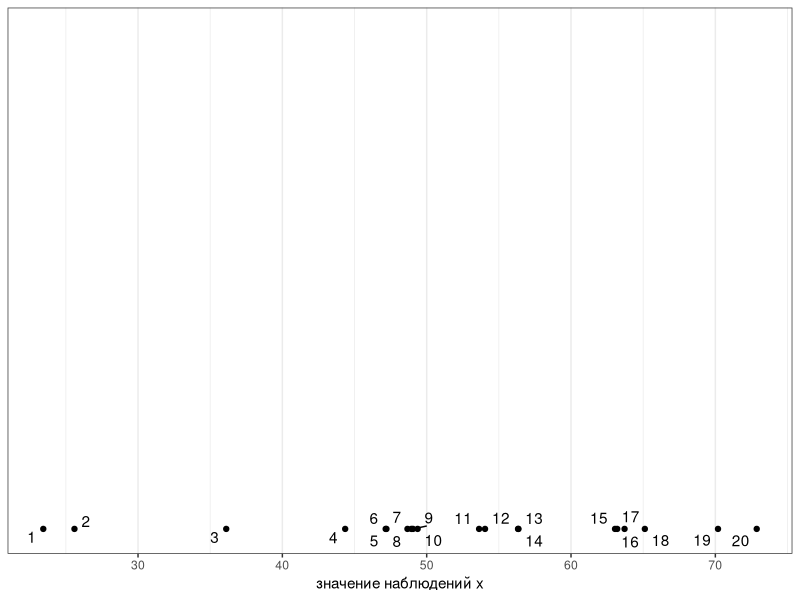
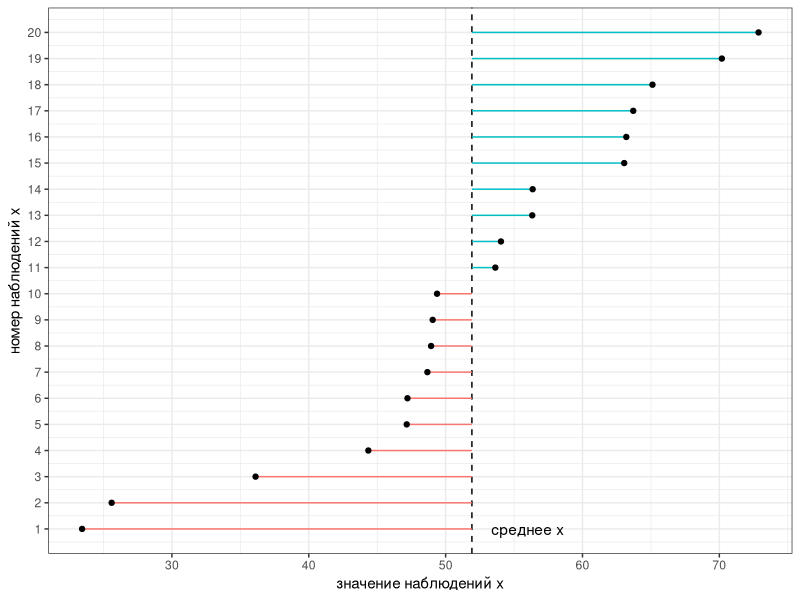
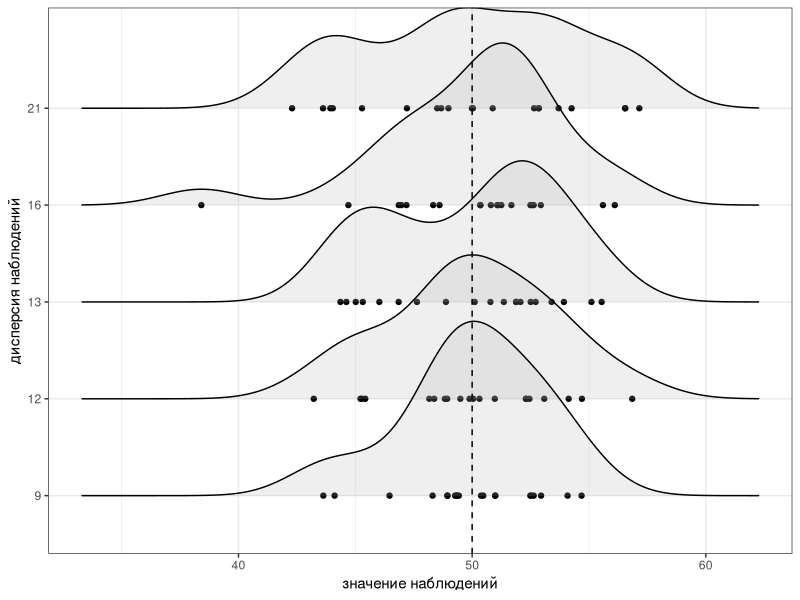
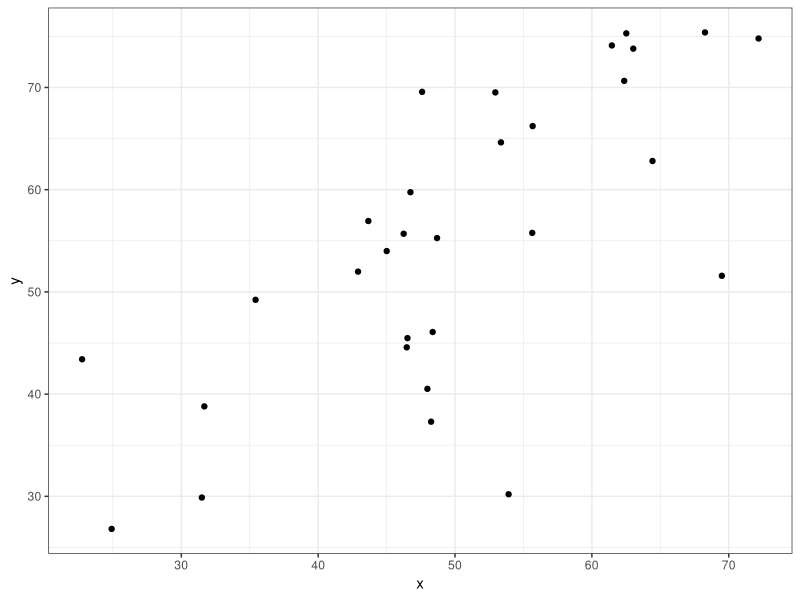
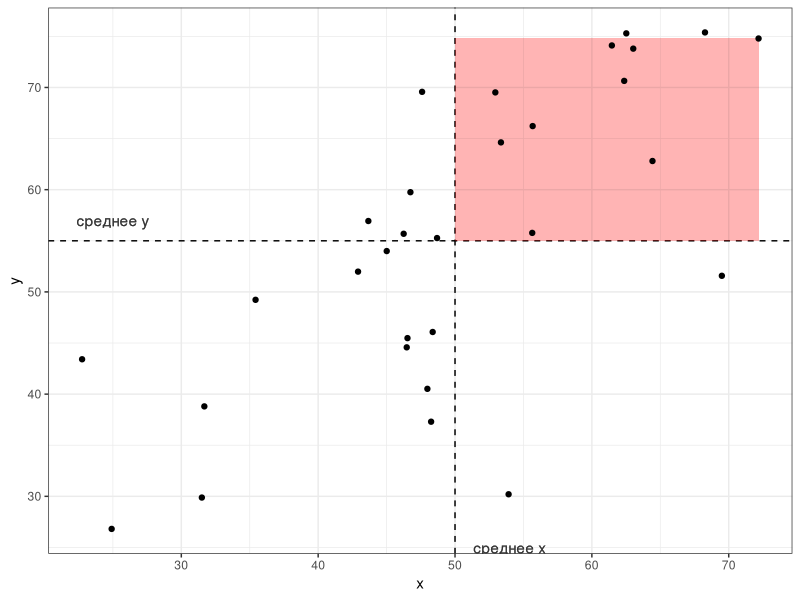
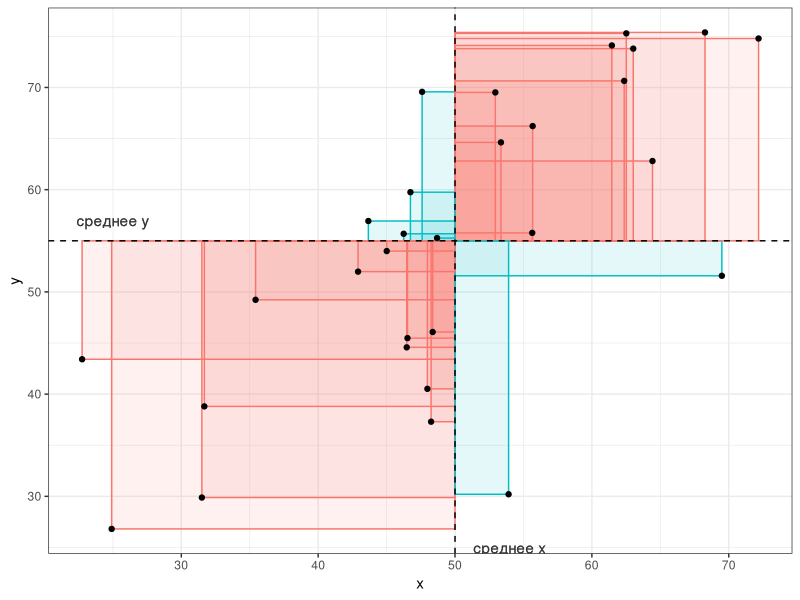
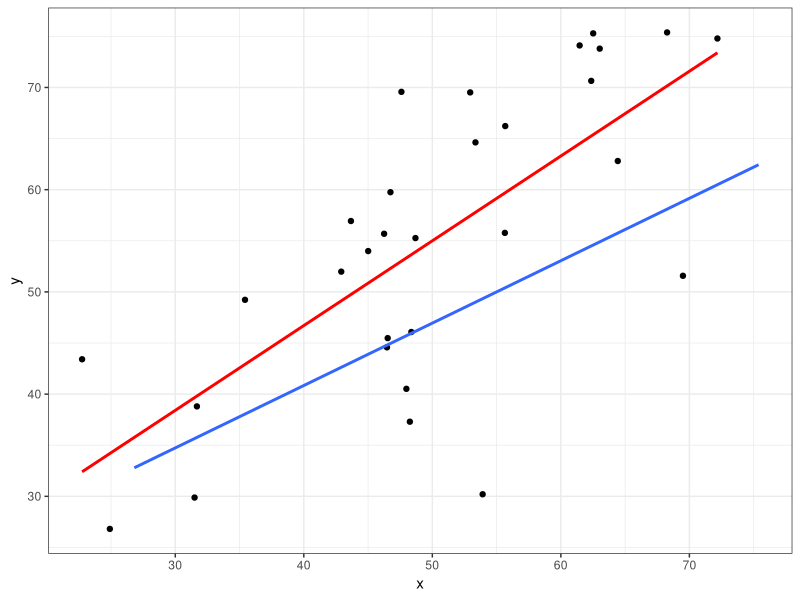

Here is the R script that generated these plots, in order:
## ---- chunk 1
library(tidyverse)
theme_set(theme_bw())
## ---- chunk 2
set.seed(42)
df <- tibble(x = sort(rnorm(20, mean = 50, sd = 10)), 
             y = seq_along(x))
df %>% 
  ggplot(aes(x))+
  geom_point(y = 0)+
  ggrepel::geom_text_repel(aes(label = y), y = 0)+
  labs(x = "значение наблюдений x")
## ---- chunk 3
df %>% 
  mutate(positive_negative = x > mean(x)) %>% 
  ggplot(aes(x, y))+
  geom_vline(aes(xintercept = mean(x)), linetype = 2)+
  geom_linerange(aes(xmin = x, 
                     xmax = mean(x), 
                     color = positive_negative),
                 show.legend = FALSE) + 
  annotate(geom = "text", x = 56, y = 1, label = "среднее x")+
  geom_point()+
  scale_y_continuous(breaks = df$y)+
  labs(y = "номер наблюдений x",
       x = "значение наблюдений x")
## ---- chunk 4
set.seed(42)
map_dfr(1:5*5, function(x){
  tibble(x = rnorm(20, mean = 50, sd = sqrt(x)),
         var = round(var(x)))
}) %>% 
  group_by(var) %>% 
  mutate(x = x - mean(x)+50) %>% 
  ggplot(aes(x, factor(var)))+
  geom_point()+
  ggridges::geom_density_ridges(alpha = 0.2)+
  geom_vline(aes(xintercept = mean(x)), linetype = 2)+
  labs(x = "значение наблюдений",
       y = "дисперсия наблюдений")
## ---- chunk 5
set.seed(42)
x <- rnorm(20, mean = 50, sd = 10)
var(x)
## ---- chunk 6
var(x) == sum((x - mean(x))^2)/(length(x)-1)
## ---- chunk 7
sqrt(var(x))
sd(x)
## ---- chunk 8
set.seed(42)
tibble(x = rnorm(30, mean = 50, sd = 10), 
       y = x + rnorm(30, sd = 10)) %>% 
  mutate(x = x - mean(x)+ 50,
         y = y - mean(y)+ 55) ->
  df

df %>% 
  ggplot(aes(x, y))+
  geom_point()
## ---- chunk 9
df %>% 
  ggplot(aes(x, y))+
  geom_hline(aes(yintercept = mean(y)), linetype = 2)+
  geom_vline(aes(xintercept = mean(x)), linetype = 2)+
  geom_rect(aes(ymin = mean(y), ymax = y[which.max(x)], 
                xmin = mean(x), xmax = max(x)), 
            fill = "red", alpha = 0.01, show.legend = FALSE)+
  geom_text(aes(x = mean(x)+4), y = 25, label = "среднее x", alpha = 0.05)+
  geom_text(aes(y = mean(y)+2), x = 25, label = "среднее y", alpha = 0.05)+
  geom_point()
## ---- chunk 10
df %>% 
  mutate(fill_color = (x > mean(x) & y > mean(y)) | (!x > mean(x) & !y > mean(y)),
         fill_color = !fill_color) %>% 
  ggplot(aes(x, y))+
  geom_rect(aes(xmin = mean(x), xmax = x, 
                ymin = mean(y), ymax = y, fill = fill_color, color = fill_color),
            alpha = 0.1, show.legend = FALSE)+
  geom_hline(aes(yintercept = mean(y)), linetype = 2)+
  geom_vline(aes(xintercept = mean(x)), linetype = 2)+
  geom_text(aes(x = mean(x)+4), y = 25, label = "среднее x", alpha = 0.05)+
  geom_text(aes(y = mean(y)+2), x = 25, label = "среднее y", alpha = 0.05)+
  geom_point()
## ---- chunk 11
set.seed(42)
x <- rnorm(10, mean = 50, sd = 10)
y <-  x + rnorm(10, sd = 10)
cov(x, y)
cov(x, -y*2)
## ---- chunk 12
cov(x, y) == sum((x-mean(x))*(y - mean(y)))/(length(x)-1)
## ---- chunk 13
cor(df$x, df$y)

cov(df$x, df$y)/(sd(df$x)*sd(df$y))
## ---- chunk 14
df %>% 
  ggplot()+
  geom_point(aes(x = x, y = y))+
  geom_smooth(aes(x = x, y = y), method = "lm", se = FALSE, color = "red")+
  geom_smooth(aes(x = y, y = x), method = "lm", se = FALSE)

lm(df$x~df$y)
lm(df$y~df$x)
